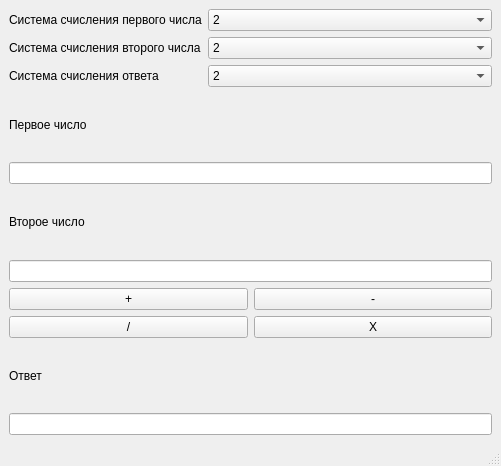
<?xml version="1.0" encoding="UTF-8"?>
<ui version="4.0">
 <class>MainWindow</class>
 <widget class="QMainWindow" name="MainWindow">
  <property name="geometry">
   <rect>
    <x>0</x>
    <y>0</y>
    <width>501</width>
    <height>466</height>
   </rect>
  </property>
  <property name="windowTitle">
   <string>Калькулятор с системами счисления</string>
  </property>
  <widget class="QWidget" name="centralwidget">
   <layout class="QVBoxLayout" name="verticalLayout_2">
    <item>
     <layout class="QVBoxLayout" name="verticalLayout">
      <item>
       <layout class="QFormLayout" name="formLayout">
        <item row="1" column="0">
         <widget class="QLabel" name="label">
          <property name="text">
           <string>Система счисления первого числа</string>
          </property>
         </widget>
        </item>
        <item row="1" column="1">
         <widget class="QComboBox" name="firstNumberBase">
          <item>
           <property name="text">
            <string>2</string>
           </property>
          </item>
          <item>
           <property name="text">
            <string>3</string>
           </property>
          </item>
          <item>
           <property name="text">
            <string>4</string>
           </property>
          </item>
          <item>
           <property name="text">
            <string>5</string>
           </property>
          </item>
          <item>
           <property name="text">
            <string>6</string>
           </property>
          </item>
          <item>
           <property name="text">
            <string>7</string>
           </property>
          </item>
          <item>
           <property name="text">
            <string>8</string>
           </property>
          </item>
          <item>
           <property name="text">
            <string>9</string>
           </property>
          </item>
          <item>
           <property name="text">
            <string>10</string>
           </property>
          </item>
          <item>
           <property name="text">
            <string>16</string>
           </property>
          </item>
         </widget>
        </item>
        <item row="2" column="0">
         <widget class="QLabel" name="label_2">
          <property name="text">
           <string>Система счисления второго числа</string>
          </property>
         </widget>
        </item>
        <item row="2" column="1">
         <widget class="QComboBox" name="secondNumberBase">
          <item>
           <property name="text">
            <string>2</string>
           </property>
          </item>
          <item>
           <property name="text">
            <string>3</string>
           </property>
          </item>
          <item>
           <property name="text">
            <string>4</string>
           </property>
          </item>
          <item>
           <property name="text">
            <string>5</string>
           </property>
          </item>
          <item>
           <property name="text">
            <string>6</string>
           </property>
          </item>
          <item>
           <property name="text">
            <string>7</string>
           </property>
          </item>
          <item>
           <property name="text">
            <string>8</string>
           </property>
          </item>
          <item>
           <property name="text">
            <string>9</string>
           </property>
          </item>
          <item>
           <property name="text">
            <string>10</string>
           </property>
          </item>
          <item>
           <property name="text">
            <string>16</string>
           </property>
          </item>
         </widget>
        </item>
        <item row="3" column="0">
         <widget class="QLabel" name="label_6">
          <property name="text">
           <string>Система счисления ответа</string>
          </property>
         </widget>
        </item>
        <item row="3" column="1">
         <widget class="QComboBox" name="answerBase">
          <item>
           <property name="text">
            <string>2</string>
           </property>
          </item>
          <item>
           <property name="text">
            <string>3</string>
           </property>
          </item>
          <item>
           <property name="text">
            <string>4</string>
           </property>
          </item>
          <item>
           <property name="text">
            <string>5</string>
           </property>
          </item>
          <item>
           <property name="text">
            <string>6</string>
           </property>
          </item>
          <item>
           <property name="text">
            <string>7</string>
           </property>
          </item>
          <item>
           <property name="text">
            <string>8</string>
           </property>
          </item>
          <item>
           <property name="text">
            <string>9</string>
           </property>
          </item>
          <item>
           <property name="text">
            <string>10</string>
           </property>
          </item>
          <item>
           <property name="text">
            <string>16</string>
           </property>
          </item>
         </widget>
        </item>
       </layout>
      </item>
     </layout>
    </item>
    <item>
     <widget class="QLabel" name="label_3">
      <property name="text">
       <string>Первое число</string>
      </property>
     </widget>
    </item>
    <item>
     <widget class="QLineEdit" name="firstNumberInput"/>
    </item>
    <item>
     <widget class="QLabel" name="label_4">
      <property name="text">
       <string>Второе число</string>
      </property>
     </widget>
    </item>
    <item>
     <widget class="QLineEdit" name="secondNumberInput"/>
    </item>
    <item>
     <layout class="QGridLayout" name="gridLayout">
      <item row="4" column="1">
       <widget class="QPushButton" name="multiply">
        <property name="text">
         <string>X</string>
        </property>
       </widget>
      </item>
      <item row="0" column="0">
       <widget class="QPushButton" name="plus">
        <property name="text">
         <string>+</string>
        </property>
       </widget>
      </item>
      <item row="4" column="0">
       <widget class="QPushButton" name="divide">
        <property name="text">
         <string>/</string>
        </property>
       </widget>
      </item>
      <item row="0" column="1">
       <widget class="QPushButton" name="minus">
        <property name="text">
         <string>-</string>
        </property>
       </widget>
      </item>
     </layout>
    </item>
    <item>
     <widget class="QLabel" name="label_5">
      <property name="text">
       <string>Ответ</string>
      </property>
     </widget>
    </item>
    <item>
     <widget class="QLineEdit" name="answerOutput">
      <property name="readOnly">
       <bool>true</bool>
      </property>
     </widget>
    </item>
   </layout>
  </widget>
  <widget class="QMenuBar" name="menubar">
   <property name="geometry">
    <rect>
     <x>0</x>
     <y>0</y>
     <width>501</width>
     <height>22</height>
    </rect>
   </property>
  </widget>
  <widget class="QStatusBar" name="statusbar"/>
 </widget>
 <resources/>
 <connections/>
</ui>
